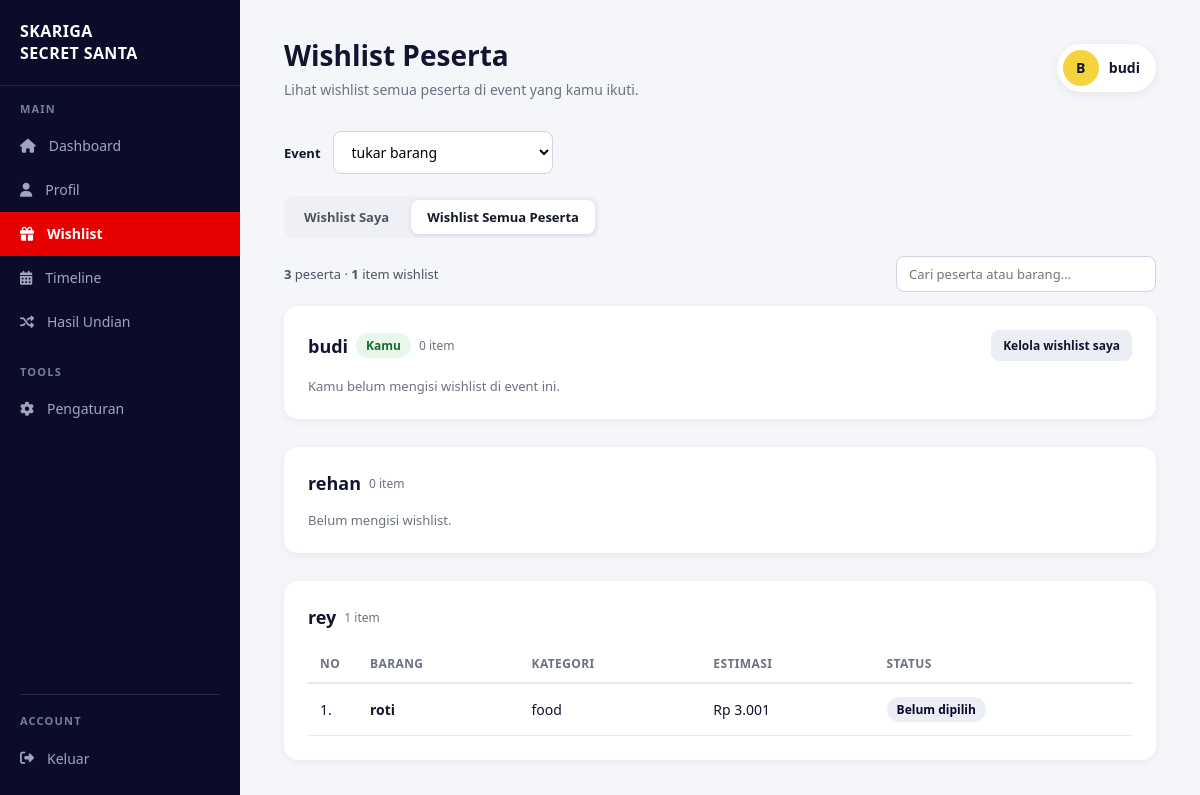
Page /pages/wishlist/semua.php (signed in) on the earlier database version.
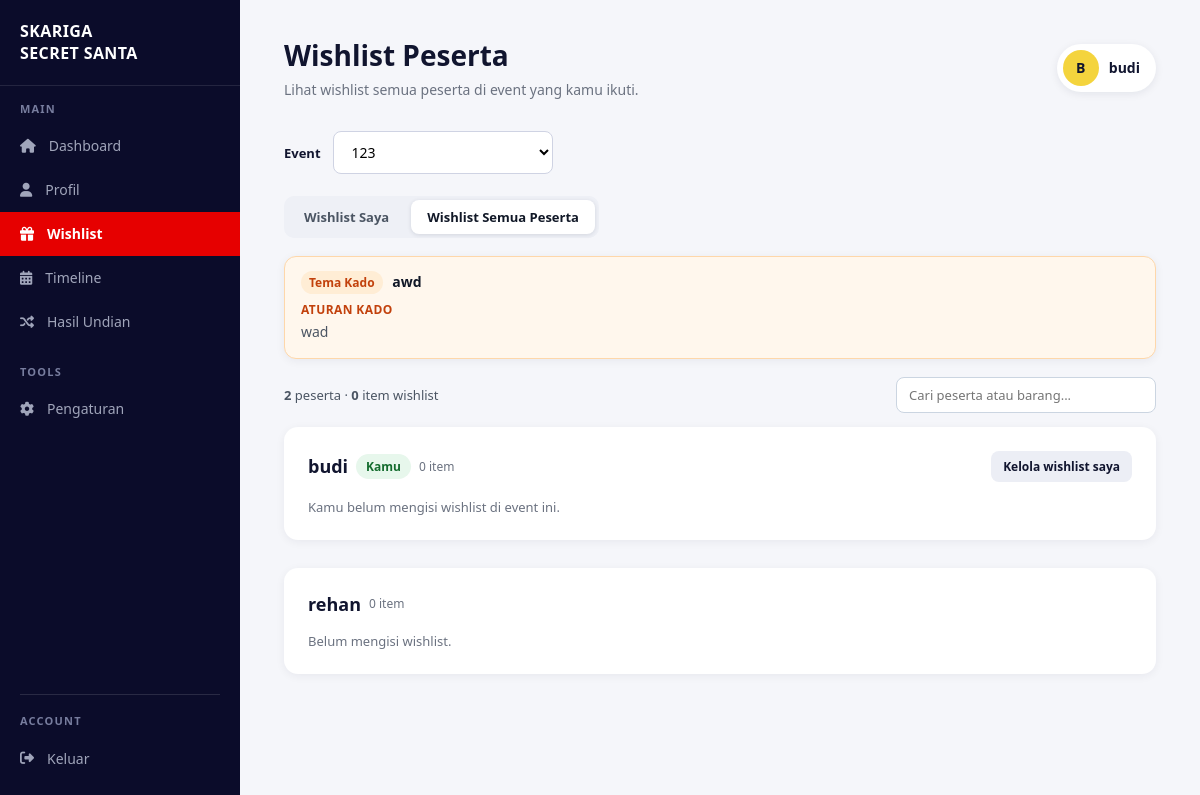
Same page on the later database version.
### tables this page shows
CREATE TABLE `events` (
  `id` int(11) NOT NULL,
  `user_id` int(11) NOT NULL,
  `nama_event` varchar(150) NOT NULL,
  `deskripsi` text DEFAULT NULL,
  `tema` varchar(150) DEFAULT NULL,
  `aturan_kado` text DEFAULT NULL,
  `gambar` varchar(255) DEFAULT NULL,
  `budget` decimal(12,2) DEFAULT 0.00,
  `biaya_pendaftaran` decimal(12,2) NOT NULL DEFAULT 0.00,
  `tanggal_event` date DEFAULT NULL,
  `status` enum('draft','aktif','selesai') DEFAULT 'draft',
  `created_at` timestamp NOT NULL DEFAULT current_timestamp()
);

CREATE TABLE `peserta` (
  `id` int(11) NOT NULL,
  `event_id` int(11) NOT NULL,
  `user_id` int(11) NOT NULL,
  `nama` varchar(100) NOT NULL,
  `email` varchar(100) NOT NULL,
  `no_hp` varchar(20) DEFAULT NULL,
  `status` enum('aktif','nonaktif') DEFAULT 'aktif',
  `created_at` timestamp NOT NULL DEFAULT current_timestamp()
);

CREATE TABLE `wishlist` (
  `id` int(11) NOT NULL,
  `peserta_id` int(11) NOT NULL,
  `nama_barang` varchar(150) NOT NULL,
  `kategori` varchar(100) DEFAULT NULL,
  `estimasi_harga` decimal(12,2) DEFAULT 0.00,
  `deskripsi` text DEFAULT NULL,
  `link_referensi` varchar(255) DEFAULT NULL,
  `status` enum('belum_dipilih','dipilih') DEFAULT 'belum_dipilih',
  `created_at` timestamp NOT NULL DEFAULT current_timestamp()
);

### config/config.php (called while the page is built, shortened)
<?php
$base_url = 'http://localhost:8080/Project-TA-rey-nesya-rendra/';
function base_url($path = '')
{
    global $base_url;
    return $base_url . ltrim($path, '/');
}
?>

### includes/functions.php (called while the page is built, shortened)
<?php
function h($str)
{
    return htmlspecialchars((string) $str, ENT_QUOTES, 'UTF-8');
}
function rupiah($angka): string
{
    return 'Rp ' . number_format((float) $angka, 0, ',', '.');
}
function get_user_events(mysqli $conn, int $user_id): array
{
    $stmt = $conn->prepare(
        "SELECT e.id, e.nama_event, e.deskripsi, e.tema, e.aturan_kado, e.gambar, e.budget, e.tanggal_event, e.status,
                p.id AS peserta_id, p.created_at AS tanggal_ikut
         FROM peserta p
         JOIN events e ON e.id = p.event_id
         WHERE p.user_id = ?
         ORDER BY (e.status = 'selesai') ASC, e.tanggal_event ASC, e.id DESC"
    );
    $stmt->bind_param('i', $user_id);
    $stmt->execute();
    $rows = $stmt->get_result()->fetch_all(MYSQLI_ASSOC);
    return $rows;
}
function tampilkan_rich(?string $teks): string
{
    $teks = trim((string) $teks);
    if (!preg_match('/<(?:b|strong|i|em|u|ul|ol|li|br|p|div|span|mark)\b/i', $teks)) {
        return nl2br(h($teks));
    }
    return bersihkan_html_rich($teks);
}
?>

### pages/wishlist/semua.php (the view, shortened to what the changed rows need)
<?php
require_once __DIR__ . '/../../config/config.php';
require_once __DIR__ . '/../../includes/functions.php';
$user_id = (int) $_SESSION['user_id'];
$my_events = get_user_events($conn, $user_id);
$event_id = 0;
$picked   = null;
if ($my_events) {
    $picked    = $my_events[0];
    $event_id = (int) $picked['id'];
}
$peserta_list = [];
$total_item   = 0;
if ($event_id) {
    $stmt = $conn->prepare(
        "SELECT p.id AS peserta_id, p.user_id, p.nama,
                w.id AS wishlist_id, w.nama_barang, w.kategori, w.estimasi_harga,
                w.deskripsi, w.link_referensi, w.status
         FROM peserta p
         LEFT JOIN wishlist w ON w.peserta_id = p.id
         WHERE p.event_id = ? AND p.status = 'aktif'
         ORDER BY (p.user_id = ?) DESC, p.nama ASC, w.id ASC"
    );
    $stmt->bind_param('ii', $event_id, $user_id);
    $stmt->execute();
    $result = $stmt->get_result();
    while ($row = $result->fetch_assoc()) {
        $pid = (int) $row['peserta_id'];
        if (!isset($peserta_list[$pid])) {
            $peserta_list[$pid] = [
                'nama'    => $row['nama'],
                'user_id' => (int) $row['user_id'],
                'items'   => [],
            ];
        }
        if ($row['wishlist_id'] !== null) {
            $peserta_list[$pid]['items'][] = $row;
            $total_item++;
        }
    }
}
$page_title    = 'Wishlist Peserta';
$active_menu   = 'wishlist';
require_once __DIR__ . '/../../includes/user_layout_top.php';
?>
<?php if (!$my_events): ?>
    <div class="panel">
        <div class="empty">
            <h3>Kamu Belum Ikut Event</h3>
            <p>Ikut minimal satu event dulu untuk melihat wishlist peserta.</p>
            <a href="<?= base_url('pages/dashboard/dashboarduser.php') ?>" class="btn btn-primary">Pilih Event</a>
        </div>
    </div>
<?php else: ?>
    <form method="GET" class="filter-bar">
        <label for="event_id">Event</label>
        <select name="event_id" id="event_id" onchange="this.form.submit()">
            <?php foreach ($my_events as $e): ?>
                <option value="<?= (int) $e['id'] ?>" <?= (int) $e['id'] === $event_id ? 'selected' : '' ?>>
                    <?= h($e['nama_event']) ?>
                </option>
            <?php endforeach; ?>
        </select>
    </form>
    <nav class="wl-tabs">
        <a href="<?= h(base_url('pages/wishlist/saya.php?event_id=' . $event_id)) ?>">Wishlist Saya</a>
        <a href="<?= h(base_url('pages/wishlist/semua.php?event_id=' . $event_id)) ?>" class="active">Wishlist Semua Peserta</a>
    </nav>
    <?php if (!empty($picked['tema']) || !empty($picked['aturan_kado'])): ?>
        <section class="panel rv-rules">
            <?php if (!empty($picked['tema'])): ?>
                <div class="rv-rules-tema"><span>Tema Kado</span> <?= h($picked['tema']) ?></div>
            <?php endif; ?>
            <?php if (!empty($picked['aturan_kado'])): ?>
                <div class="rv-rules-title">Aturan Kado</div>
                <div class="rich-content"><?= tampilkan_rich($picked['aturan_kado']) ?></div>
            <?php endif; ?>
        </section>
    <?php endif; ?>
    <?php if (!$peserta_list): ?>
        <div class="panel">
            <div class="empty">
                <h3>Belum Ada Peserta</h3>
                <p>Belum ada peserta aktif di event ini.</p>
            </div>
        </div>
    <?php else: ?>
        <div class="wl-toolbar">
            <div class="wl-summary">
                <strong><?= count($peserta_list) ?></strong> peserta &middot;
                <strong><?= $total_item ?></strong> item wishlist
            </div>
            <input type="text" id="wl-cari" class="wl-search" placeholder="Cari peserta atau barang..." autocomplete="off">
        </div>
        <?php foreach ($peserta_list as $pid => $p): ?>
            <?php $milikku = $p['user_id'] === $user_id; ?>
            <section class="panel wl-peserta" data-nama="<?= h(mb_strtolower($p['nama'], 'UTF-8')) ?>">
                <h2>
                    <?= h($p['nama']) ?>
                    <?php if ($milikku): ?>
                        <span class="tag ok">Kamu</span>
                    <?php endif; ?>
                    <small class="wl-count"><?= count($p['items']) ?> item</small>
                    <?php if ($milikku): ?>
                        <a href="<?= h(base_url('pages/wishlist/saya.php?event_id=' . $event_id)) ?>" class="btn btn-secondary btn-small wl-kelola">Kelola wishlist saya</a>
                    <?php endif; ?>
                </h2>
                <?php if (!$p['items']): ?>
                    <p class="wl-kosong">
                        <?= $milikku ? 'Kamu belum mengisi wishlist di event ini.' : 'Belum mengisi wishlist.' ?>
                    </p>
                <?php else: ?>
                    <div class="table-wrap">
                        <table class="data-table">
                            <thead>
                                <tr>
                                    <th style="width:50px;">No</th>
                                    <th>Barang</th>
                                    <th>Kategori</th>
                                    <th>Estimasi</th>
                                    <th>Status</th>
                                </tr>
                            </thead>
                            <tbody>
                                <?php foreach ($p['items'] as $i => $w): ?>
                                    <?php $dipilih = $w['status'] === 'dipilih'; ?>
                                    <tr class="wl-row" data-barang="<?= h(mb_strtolower($w['nama_barang'], 'UTF-8')) ?>">
                                        <td><?= $i + 1 ?>.</td>
                                        <td>
                                            <strong><?= h($w['nama_barang']) ?></strong>
                                        </td>
                                        <td><?= h($w['kategori'] ?: '-') ?></td>
                                        <td><?= h(rupiah($w['estimasi_harga'])) ?></td>
                                        <td>
                                            <span class="tag <?= $dipilih ? 'ok' : '' ?>">
                                                <?= $dipilih ? 'Dipilih' : 'Belum dipilih' ?>
                                            </span>
                                        </td>
                                    </tr>
                                <?php endforeach; ?>
                            </tbody>
                        </table>
                    </div>
                <?php endif; ?>
            </section>
        <?php endforeach; ?>
    <?php endif; ?>
<?php endif; ?>
<?php require_once __DIR__ . '/../../includes/user_layout_bottom.php'; ?>

### includes/user_layout_top.php (shortened to what the changed rows need)
<?php
$user_menu = [
    'dashboard' => [
        'label' => 'Dashboard',
        'url' => base_url('pages/dashboard/dashboarduser.php'),
        'icon' => 'dashboard'
    ],
    'profil' => [
        'label' => 'Profil',
        'url' => base_url('pages/profil/profiluser.php'),
        'icon' => 'user'
    ],
    'wishlist' => [
        'label' => 'Wishlist',
        'url' => base_url('pages/wishlist/saya.php'),
        'icon' => 'gift'
    ],
    'timeline' => [
        'label' => 'Timeline',
        'url' => base_url('pages/timeline/saya.php'),
        'icon' => 'calendar'
    ],
    'undian' => [
        'label' => 'Hasil Undian',
        'url' => base_url('pages/hasilundian/hasil_undian.php'),
        'icon' => 'shuffle'
    ],
    'pengaturan' => [
        'label' => 'Pengaturan',
        'url' => base_url('pages/pengaturan/peserta.php'),
        'icon' => 'settings'
    ],
];
$active_menu = $active_menu ?? '';
function user_menu_icon($icon) {
    $icons = [
        'dashboard' => 'fa-house',
        'user'      => 'fa-user',
        'gift'      => 'fa-gift',
        'calendar'  => 'fa-calendar-days',
        'shuffle'   => 'fa-shuffle',
        'settings'  => 'fa-gear',
        'logout'    => 'fa-right-from-bracket'
    ];
    $nama_icon = $icons[$icon] ?? '';
    return '<i class="fa-solid ' . $nama_icon . ' user-icon" aria-hidden="true"></i>';
}
?>
<!DOCTYPE html>
<html lang="id">
<head>
    <link rel="stylesheet" href="https://cdnjs.cloudflare.com/ajax/libs/font-awesome/6.6.0/css/all.min.css">
    <link rel="stylesheet" href="<?= base_url('assets/css/user.css') ?>">
</head>
<body>
<div class="user-layout">
    <aside class="user-sidebar">
        <div class="user-logo">
            <h2>SKARIGA<br>SECRET SANTA</h2>
        </div>
        <nav class="user-menu">
            <div class="user-menu-group">
                <?php foreach (['dashboard', 'profil', 'wishlist', 'timeline', 'undian'] as $key): ?>
                    <?php $item = $user_menu[$key]; ?>
                    <a href="<?= $item['url'] ?>"
                       class="user-menu-link <?= $active_menu === $key ? 'active' : '' ?>">
                        <?= user_menu_icon($item['icon']) ?>
                        <span><?= h($item['label']) ?></span>
                    </a>
                <?php endforeach; ?>
            </div>
        </nav>
    </aside>
    <main class="user-content">
        <header class="user-header">
            <div>
                <h1><?= h($page_title ?? '') ?></h1>
            </div>
        </header>

Differences in the rows shown:
removed events: event_id "tukar barang"
removed wishlist: peserta.nama "rey", count($p['items']) "1", nama_barang "roti", kategori "food", estimasi_harga "Rp 3.001", status "Belum dipilih"
added events: event_id "123", tema "awd", aturan_kado "wad"
Other differences:
count($peserta_list): "3" → "2"
$total_item: "1" → "0"
text now shown: "Tema Kado ATURAN KADO"
